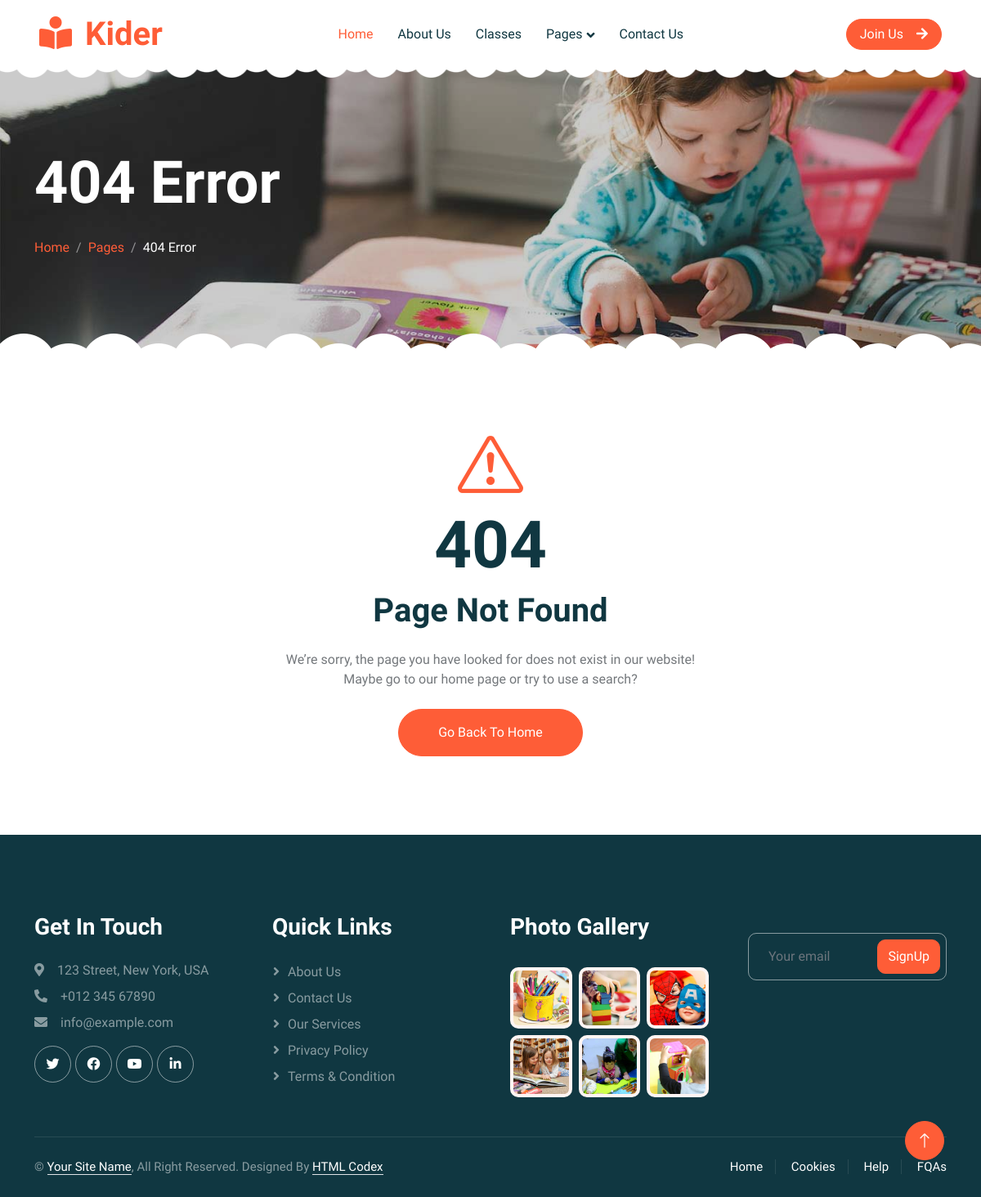
Screenshot of /error/ with the database file from the repository.
### app/models.py (models this page shows, shortened)
class Error(models.Model):
    tag = models.CharField(max_length=255)
    title = models.CharField(max_length=255)
    description = models.CharField(max_length=255)
    icon_class = models.CharField(max_length=255, blank=True, null=True)
    class Meta:
        verbose_name = "Error"
        verbose_name_plural = "Error"

class FooterMain(models.Model):
    title = models.CharField(max_length=255)
    class Meta:
        verbose_name = "Footer Main"
        verbose_name_plural = "Footer Main"

class GetInTouch(models.Model):
    title = models.CharField(max_length=50)
    icon_class = models.CharField(max_length=255)
    description = models.CharField(max_length=255)
    class Meta:
        verbose_name = "Get In Touch"
        verbose_name_plural = "Get In Touch"

class Socials(models.Model):
    title = models.CharField(max_length=50)
    url = models.URLField(max_length=255, blank=True)
    html_class = models.CharField(max_length=255)
    class Meta:
        verbose_name = "Social"
        verbose_name_plural = "Socials"

class QuickLinks(models.Model):
    link_url = models.CharField(max_length=255)
    link_name = models.CharField(max_length=255)
    class Meta:
        verbose_name = "Quick Links"
        verbose_name_plural = "Quick Links"

class GalleryImages(models.Model):
    image_title = models.CharField(max_length=255)
    image = models.ImageField(upload_to="gallery")
    class Meta:
        verbose_name = "Gallery Images"
        verbose_name_plural = "Gallery Images"

class FooterText(models.Model):
    text1 = models.CharField(max_length=55, blank=True, null=True)
    text2 = models.CharField(max_length=255, blank=True, null=True)
    text3 = models.CharField(max_length=255, blank=True, null=True)
    link_url = models.URLField(max_length=200, blank=True, null=True)
    link_url2 = models.CharField(max_length=255, blank=True, null=True)
    link_name1 = models.CharField(max_length=255, blank=True, null=True)
    link_name2 = models.CharField(max_length=255, blank=True, null=True)
    class Meta:
        verbose_name = "Footer Text"
        verbose_name_plural = "Footer Text"

### app/views.py (the view)
# urls.py: path('error/', views.error, name="error"),
def error(request):
    context = {
        "footer_text": FooterText.objects.all().first(),
        "error": Error.objects.all().first(),
        "footer_main": FooterMain.objects.all(),
        "get_in_touch": GetInTouch.objects.all(),
        "socials": Socials.objects.all(),
        "quick_links": QuickLinks.objects.all(),
        "news_letter": Newsletter.objects.all().first(),
        "gallery": GalleryImages.objects.all()
    }
    return render(request, "404.html",context)

### app/templates/404.html
{% extends "base.html" %}
{% load static %}
  {% block error_template %}
    <div class="container-xxl py-5 page-header position-relative mb-5">
        <div class="container py-5">
            <h1 class="display-2 text-white animated slideInDown mb-4">404 Error</h1>
            <nav aria-label="breadcrumb animated slideInDown">
                <ol class="breadcrumb">
                    <li class="breadcrumb-item"><a href="#">Home</a></li>
                    <li class="breadcrumb-item"><a href="#">Pages</a></li>
                    <li class="breadcrumb-item text-white active" aria-current="page">404 Error</li>
                </ol>
            </nav>
        </div>
    </div>
    <div class="container-xxl py-5 wow fadeInUp" data-wow-delay="0.1s">
        <div class="container text-center">
            <div class="row justify-content-center">
                <div class="col-lg-6">
                    <i class="{{error.icon_class}}"></i>
                    <h1 class="display-1">{{error.tag}}</h1>
                    <h1 class="mb-4">{{error.title}}</h1>
                    <p class="mb-4">{{error.description}}</p>
                    <a class="btn btn-primary rounded-pill py-3 px-5" href="">Go Back To Home</a>
                </div>
            </div>
        </div>
    </div>
  {% endblock %}

### app/templates/base.html (shortened to what this page needs)
{% load static %}
    <!DOCTYPE html>
    <html lang="en">
    <head>
        <link href="https://cdnjs.cloudflare.com/ajax/libs/font-awesome/5.10.0/css/all.min.css" rel="stylesheet">
        <link href="https://cdn.jsdelivr.net/npm/bootstrap-icons@1.4.1/font/bootstrap-icons.css" rel="stylesheet">
        <link href="{% static "lib/animate/animate.min.css" %}" rel="stylesheet">
        <link href="{% static "lib/owlcarousel/assets/owl.carousel.min.css" %}" rel="stylesheet">
        <link href="{% static "css/bootstrap.min.css" %}" rel="stylesheet">
        <link href="{% static "css/style.css" %}" rel="stylesheet">
    </head>
    <body>
        <div class="container-xxl bg-white p-0">
            <nav class="navbar navbar-expand-lg bg-white navbar-light sticky-top px-4 px-lg-5 py-lg-0">
                <a href="{% url 'index' %}" class="navbar-brand">
                    <h1 class="m-0 text-primary"><i class="fa fa-book-reader me-3"></i>Kider</h1>
                </a>
                <div class="collapse navbar-collapse" id="navbarCollapse">
                    <div class="navbar-nav mx-auto">
                        <a href="{% url 'index' %}" class="nav-item nav-link active">Home</a>
                        <a href="{% url 'about' %}" class="nav-item nav-link">About Us</a>
                        <a href="{% url 'classes' %}" class="nav-item nav-link">Classes</a>
                        <div class="nav-item dropdown">
                            <a href="#" class="nav-link dropdown-toggle" data-bs-toggle="dropdown">Pages</a>
                        </div>
                        <a href="{% url 'contact' %}" class="nav-item nav-link">Contact Us</a>
                    </div>
                    <a href="" class="btn btn-primary rounded-pill px-3 d-none d-lg-block">Join Us<i class="fa fa-arrow-right ms-3"></i></a>
                </div>
            </nav>
            {% block error_template %}{% endblock %}
            <div class="container-fluid bg-dark text-white-50 footer pt-5 mt-5 wow fadeIn" data-wow-delay="0.1s">
                <div class="container py-5">
                    <div class="row g-5">
                        <div class="col-lg-3 col-md-6">
                            <h3 class="text-white mb-4">{{footer_main.0.title}}</h3>
                            {% for get in get_in_touch %}
                              <p class="mb-2"><i class="{{get.icon_class}}">
                              </i>{{get.description}}</p>
                            {% endfor %}
                            <div class="d-flex pt-2">
                              {% for social in socials %}
                                <a class="btn btn-outline-light btn-social" href="{{social.url}}">
                                    <i class="{{social.html_class}}" target="_blank" title="{{social.title}}"></i></a>
                              {% endfor %}
                            </div>
                        </div>
                        <div class="col-lg-3 col-md-6">
                            <h3 class="text-white mb-4">{{footer_main.1.title}}</h3>
                            {% for links in quick_links %}
                                <a class="btn btn-link text-white-50" href="">{{links.link_name}}</a>
                            {% endfor %}
                        </div>
                        <div class="col-lg-3 col-md-6">
                            <h3 class="text-white mb-4">{{footer_main.2.title}}</h3>
                            <div class="row g-2 pt-2">
                                {% for gallery in gallery %}
                                  <div class="col-4">
                                      <img class="img-fluid rounded bg-light p-1" src="{{gallery.image.url}}" alt="">
                                  </div>
                                {% endfor %}
                            </div>
                        </div>
                        <div class="col-lg-3 col-md-6">
                            <div class="position-relative mx-auto" style="max-width: 400px;">
                                <input class="form-control bg-transparent w-100 py-3 ps-4 pe-5" type="text" placeholder="Your email">
                                <button type="button" class="btn btn-primary py-2 position-absolute top-0 end-0 mt-2 me-2">SignUp</button>
                            </div>
                        </div>
                    </div>
                </div>
                <div class="container">
                    <div class="copyright">
                        <div class="row">
                            <div class="col-md-6 text-center text-md-start mb-3 mb-md-0">
                                {{footer_text.text1}} <a class="border-bottom" href="{{footer_text.link_url2}}">{{footer_text.link_name2}}</a>{{footer_text.text2}}
                                {{footer_text.text3}} <a class="border-bottom" href="{{footer_text.link_url1}}">{{footer_text.link_name1}}</a>
                            </div>
                            <div class="col-md-6 text-center text-md-end">
                                <div class="footer-menu">
                                    <a href="">Home</a>
                                    <a href="">Cookies</a>
                                    <a href="">Help</a>
                                    <a href="">FQAs</a>
                                </div>
                            </div>
                        </div>
                    </div>
                </div>
            </div>
            <a href="#" class="btn btn-lg btn-primary btn-lg-square back-to-top"><i class="bi bi-arrow-up"></i></a>
        </div>
    </body>
    </html>

### app/static/css/style.css (style rules this page uses)
:root { --primary: #FE5D37; --light: #FFF5F3; --dark: #103741; }
.back-to-top { position: fixed; display: none; right: 45px; bottom: 45px; z-index: 99; }
.btn { font-weight: 500; transition: .5s; }
.btn.btn-primary { color: #FFFFFF; }
.btn-lg-square { width: 48px; height: 48px; }
.btn-square, .btn-sm-square, .btn-lg-square { padding: 0; display: flex; align-items: center; justify-content: center; font-weight: normal; border-radius: 50px; }
h1, h2, h3, h4, .h1, .h2, .h3, .h4, .display-1, .display-2, .display-3, .display-4, .display-5, .display-6 { font-family: 'Lobster Two', cursive; font-weight: 700; }
.navbar .navbar-nav .nav-link { padding: 30px 15px; color: var(--dark); font-weight: 500; outline: none; }
.navbar .navbar-nav .nav-link:hover, .navbar .navbar-nav .nav-link.active { color: var(--primary); }
.navbar.sticky-top { top: -100px; transition: .5s; }
.navbar .dropdown-toggle::after { border: none; content: "\f107"; font-family: "Font Awesome 5 Free"; font-weight: 900; vertical-align: middle; margin-left: 5px; transition: .5s; }
.header-carousel::before, .header-carousel::after, .page-header::before, .page-header::after { position: absolute; content: ""; width: 100%; height: 10px; top: 0; left: 0; background: url(../img/bg-header-top.png) center center repeat-x; z-index: 1; }
.header-carousel::after, .page-header::after { height: 19px; top: auto; bottom: 0; background: url(../img/bg-header-bottom.png) center center repeat-x; }
.page-header { background: linear-gradient(rgba(0, 0, 0, .2), rgba(0, 0, 0, .2)), url(../img/carousel-1.jpg) center center no-repeat; background-size: cover; }
.breadcrumb-item + .breadcrumb-item::before { color: rgba(255, 255, 255, .5); }
.footer .btn.btn-social { margin-right: 5px; width: 45px; height: 45px; display: flex; align-items: center; justify-content: center; color: #FFFFFF; border: 1px solid rgba(255,255,255,0.5); border-radius: 45px; transition: .3s; }
.footer .btn.btn-link { display: block; margin-bottom: 5px; padding: 0; text-align: left; font-size: 16px; font-weight: normal; text-transform: capitalize; transition: .3s; }
.footer .btn.btn-link::before { position: relative; content: "\f105"; font-family: "Font Awesome 5 Free"; font-weight: 900; margin-right: 10px; }
.footer .form-control { border-color: rgba(255,255,255,0.5); }
.footer .copyright { padding: 25px 0; font-size: 15px; border-top: 1px solid rgba(256, 256, 256, .1); }
.footer .copyright a { color: #FFFFFF; }
.footer .footer-menu a { margin-right: 15px; padding-right: 15px; border-right: 1px solid rgba(255, 255, 255, .1); }
.footer .footer-menu a:last-child { margin-right: 0; padding-right: 0; border-right: none; }

### rows the page displays
Error: tag "404", title "Page Not Found", description "We’re sorry, the page you have looked for does not exist in our website! Maybe go to our home page or try to use a search?"
FooterMain: title "Get In Touch"
GetInTouch: description "123 Street, New York, USA"
GetInTouch: description "+012 345 67890"
GetInTouch: description "info@example.com"
FooterMain: title "Quick Links"
QuickLinks: link_name "About Us"
QuickLinks: link_name "Contact Us"
QuickLinks: link_name "Our Services"
QuickLinks: link_name "Privacy Policy"
QuickLinks: link_name "Terms & Condition"
FooterMain: title "Photo Gallery"
GalleryImages: image (picture)
GalleryImages: image (picture)
GalleryImages: image (picture)
GalleryImages: image (picture)
GalleryImages: image (picture)
GalleryImages: image (picture)
FooterText: text1 "©", link_name2 "Your Site Name", text2 ", All Right Reserved.", text3 "Designed By", link_name1 "HTML Codex"
